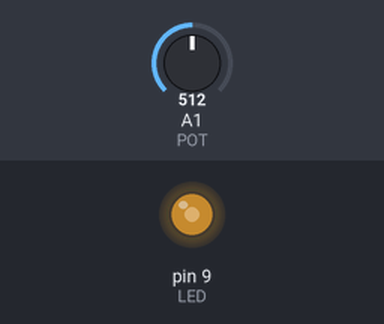
Recording of a sketch running on a simulated Arduino Uno, built with avr-gcc and run on an emulated ATmega328P. On the bench: output pins drawn as LEDs (lit = HIGH). The inputs (shaded band) are chosen by the test bench; at power-on: A1 (POT) = 512.

Above: at 1.2 s.
1.3 s: A1 (POT) set to 716
At 2.2 s:
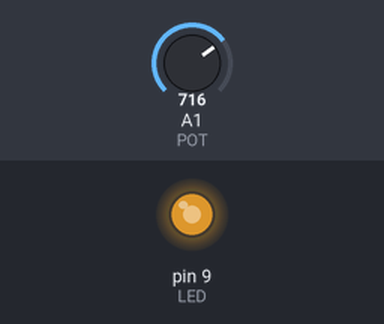
2.8 s: A1 (POT) set to 900
At 3.3 s:
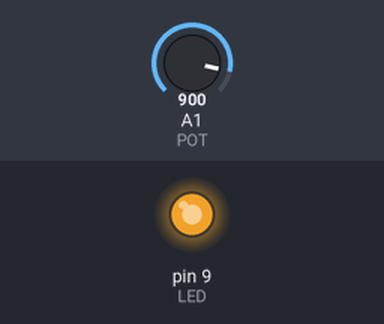
4.3 s: A1 (POT) set to 122
At 5.7 s:
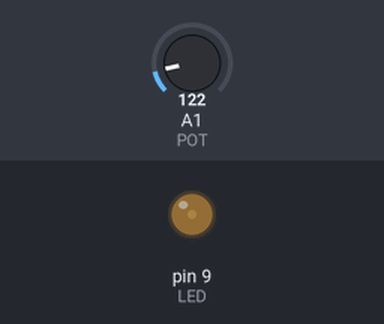
Timing chart, 0 to 7.3 s (numbered marks = the images above; inputs shaded):
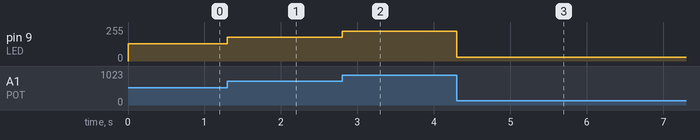

The sketch:

code08.ino
```cpp
/*
Código 08: controle de LED com potenciômetro.
*/

int POT = A1;
int LED = 9;
int valor = 0;

void setup()
{
  pinMode(LED, OUTPUT);
}

void loop()
{
  valor = analogRead(POT);
  if(valor > 0){
  analogWrite(LED, (valor/4));
  }
}
```

Measured:
- after the input at 1.3 s, pin 9 (LED): 128/255 → 179/255 at once
- after the input at 2.8 s, pin 9 (LED): 179/255 → 225/255 at once
- after the input at 4.3 s, pin 9 (LED): 225/255 → 30/255 at once
